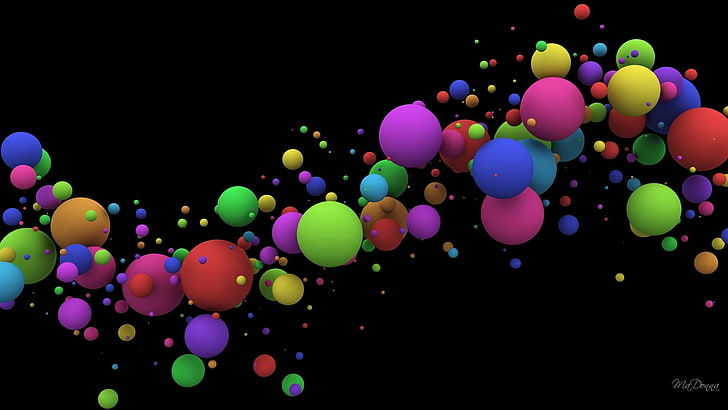
#> input picture Images/color_balls.jpg, 728 x 410 px, found by its file name
$ python object_detection.py
#> lines starting #> are read from the running program, lines starting #| are printed output that depends on the picture; after the words box and inside, x2 and y2 are one past the last pixel; in counts of white or black regions, pixels touching at a corner belong together
import cv2
import numpy as np

frame = cv2.imread("F:\\Computer Vision\\Images\\color_balls.jpg")
#> frame is the input picture: shape (410, 728, 3); mean B, G, R 23, 21.8, 29


while True:
    hsv = cv2.cvtColor(frame,cv2.COLOR_BGR2HSV)
#> hsv: shape (410, 728, 3); mean H, S, V 34.2, 76.8, 38.8
    upper_value = np.array([48,255,248])
    lower_value = np.array([20,143,139])

    mask = cv2.inRange(hsv, lower_value, upper_value)
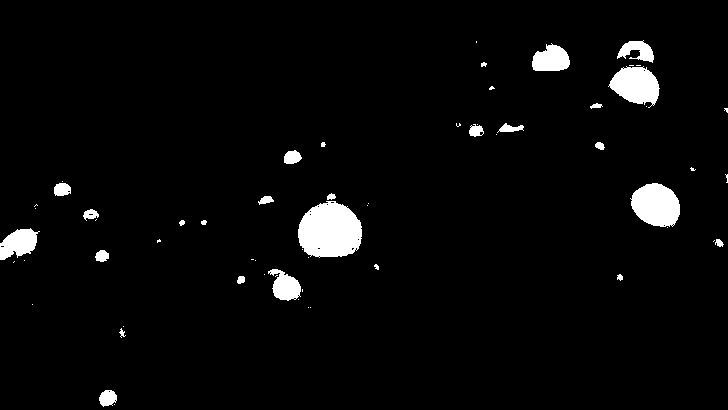
#> mask: shape (410, 728); 3.5% white; 62 white regions (35 under 20 px), largest, box (x1, y1, x2, y2) and area: (298, 201, 362, 258) 2855, (630, 183, 680, 227) 1649, (608, 66, 660, 108) 1416

    res = cv2.bitwise_and(frame, frame, mask=mask)
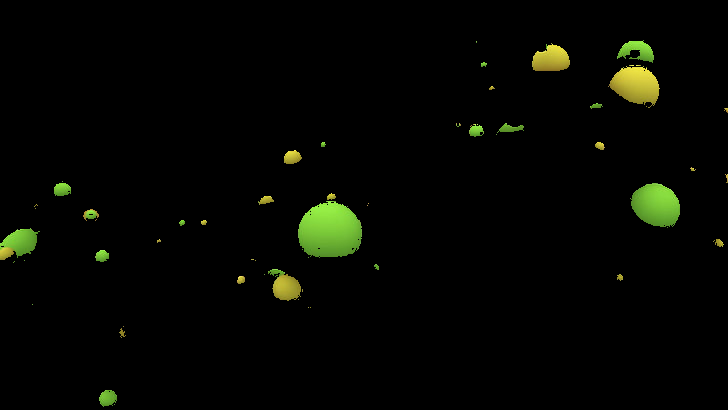
#> res: shape (410, 728, 3); mean B, G, R 1.9, 6.3, 4.8


    cv2.imshow("balls", frame)
    cv2.imshow("mask",mask)
    cv2.imshow("result",res)

    if cv2.waitKey(1) == ord('r'):
#> (key Esc is pressed here)
        break

cv2.destroyAllWindows()
